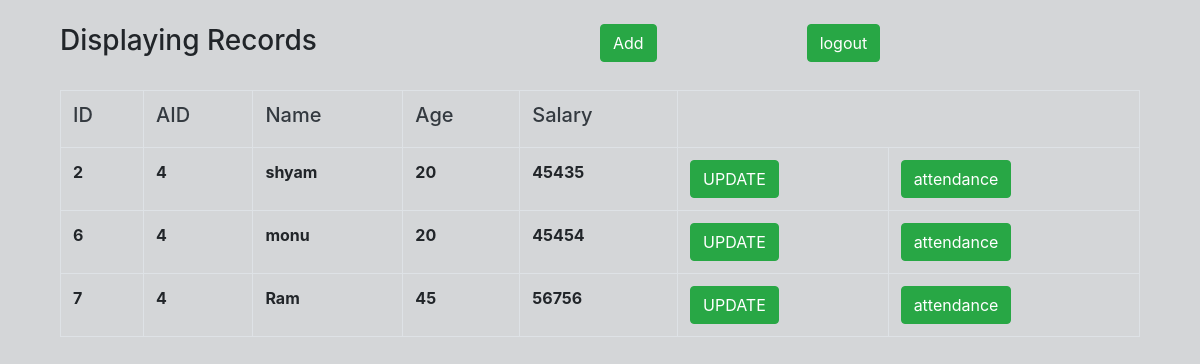
/display_emp_details.php?aid=4 (signed in), run on the app's committed database.
### tables this page shows
CREATE TABLE IF NOT EXISTS `employee` (
  `id` int(4) NOT NULL AUTO_INCREMENT,
  `aid` int(11) NOT NULL,
  `name` varchar(30) NOT NULL,
  `age` int(4) NOT NULL,
  `salary` int(20) NOT NULL,
  PRIMARY KEY (`id`)
);

### display_emp_details.php (the view, shortened to what this page needs)
<!DOCTYPE html>
<html>
<head>
	<link href="https://stackpath.bootstrapcdn.com/bootstrap/4.1.1/css/bootstrap.min.css" rel="stylesheet">
</head>
<body style="background-color:#d4d6d8;">
<div class="container">
	<div class="col-lg-12"><br>
		<div class="row">
		<h3 class="col-lg-6">Displaying Records</h3>
        <a href="insert_emp.php"><button class="btn btn-success">Add</button></a><span style="margin-right:150px"></span> <a href="logout.php" ><button class="btn btn-success" name="logout">logout</button></a>
    </div><br>
		<table class="table table-stripped table-hover table-bordered">
			<tr class="text-dark">
				<th><h5>ID</h5></th>
				<th><h5>AID</h5></th>
				<th><h5>Name</h5></th>
				<th><h5>Age</h5></th>
				<th><h5>Salary</h5></th>
			</tr>
			<?php
include 'conn.php';
$aid=$_GET['aid'];
$q="select * from employee where aid=$aid";
$query = mysqli_query($conn,$q);
while ($res = mysqli_fetch_array($query)) {
?>
			<tr>
				<th><?php echo $res['id'] ?></th>
				<th><?php echo $res['aid'] ?></th>
				<th><?php echo $res['name'] ?></th>
				<th><?php echo $res['age'] ?></th>
				<th><?php echo $res['salary'] ?></th>
				<th><a  href="emp_update.php?id=<?php echo $res['id']; ?>" class="text-white"><button class="btn btn-success">UPDATE</button></th>
			<th><a  href="attendance.php?id=<?php echo $res['id']; ?>" class="text-white"><button class="btn btn-success" name="view">attendance</button></a></th>
			</tr>
<?php }
?>
		</table>
	</div>
</div>
</body>
</html>

### data on the page
employee: id "2", aid "4", name "shyam", age "20", salary "45435"
employee: id "6", aid "4", name "monu", age "20", salary "45454"
employee: id "7", aid "4", name "Ram", age "45", salary "56756"
